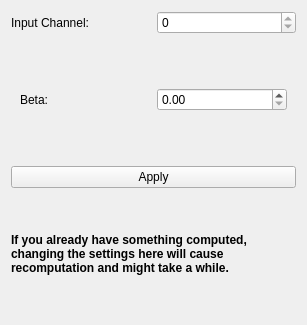
<?xml version="1.0" encoding="UTF-8"?>
<ui version="4.0">
 <class>Form</class>
 <widget class="QWidget" name="Form">
  <property name="geometry">
   <rect>
    <x>0</x>
    <y>0</y>
    <width>307</width>
    <height>325</height>
   </rect>
  </property>
  <property name="windowTitle">
   <string>Form</string>
  </property>
  <layout class="QVBoxLayout" name="verticalLayout">

   <item>
    <layout class="QHBoxLayout" name="horizontalLayout_5">
     <item>
      <widget class="QLabel" name="label_3">
       <property name="toolTip">
        <string>&lt;html&gt;&lt;head/&gt;&lt;body&gt;&lt;p&gt;Select the channel of the prediction images which you want to threshold. Look at &lt;span style=&quot; font-weight:600;&quot;&gt;&amp;quot;Selected input channel&amp;quot;&lt;/span&gt; layer for the results of this operation.&lt;/p&gt;&lt;/body&gt;&lt;/html&gt;</string>
       </property>
       <property name="text">
        <string>Input Channel:</string>
       </property>
      </widget>
     </item>
     <item>
      <widget class="QSpinBox" name="inputChannelSpinBox">
       <property name="toolTip">
        <string>&lt;html&gt;&lt;head/&gt;&lt;body&gt;&lt;p&gt;Select the channel of the input data which you want to threshold. Look at &lt;span style=&quot; font-weight:600;&quot;&gt;&amp;quot;Input Channel x&amp;quot;&lt;/span&gt; layer for the results of this operation.&lt;/p&gt;&lt;/body&gt;&lt;/html&gt;</string>
       </property>
       <property name="maximum">
        <number>0</number>
       </property>
      </widget>
     </item>
    </layout>
   </item>

   <item>
    <widget class="QWidget" name="beta">
     <attribute name="title">
      <string>Threshold</string>
     </attribute>
     <layout class="QHBoxLayout" name="horizontalLayout_4">
      <item>
       <layout class="QHBoxLayout" name="horizontalLayout_7">
        <item>
         <widget class="QLabel" name="label_6">
          <property name="text">
           <string>Beta:</string>
          </property>
         </widget>
        </item>
        <item>
         <widget class="QDoubleSpinBox" name="betaSpinBox">
          <property name="toolTip">
           <string>Threshold value</string>
          </property>
          <property name="maximum">
           <double>1.000000000000000</double>
          </property>
          <property name="singleStep">
           <double>0.010000000000000</double>
          </property>
         </widget>
        </item>
       </layout>
      </item>
     </layout>
    </widget>
   </item>

   <item>
    <widget class="QPushButton" name="applyButton">
     <property name="toolTip">
      <string>&lt;html&gt;&lt;head/&gt;&lt;body&gt;&lt;p&gt;Apply all the settings and compute results. If you want to see the final filtering results, don't forget to enable the &lt;span style=&quot; font-weight:600;&quot;&gt;&amp;quot;Final output&amp;quot;&lt;/span&gt; layer in the layer selection widget.&lt;/p&gt;&lt;/body&gt;&lt;/html&gt;</string>
     </property>
     <property name="text">
      <string>Apply</string>
     </property>
    </widget>
   </item>
   <item>
    <widget class="QLabel" name="label_4">
     <property name="font">
      <font>
       <weight>75</weight>
       <bold>true</bold>
      </font>
     </property>
     <property name="toolTip">
      <string>&lt;html&gt;&lt;head/&gt;&lt;body&gt;&lt;p&gt;The reason for the recomputation is that objects change shape if you change the settings of this applet. The object features have to be recalculated accordingly. Besides, if you have already annotated objects in one of the downstream applets, their labels have to be transfered to the new objects.&lt;/p&gt;&lt;/body&gt;&lt;/html&gt;</string>
     </property>
     <property name="text">
      <string>If you already have something computed,
changing the settings here will cause
recomputation and might take a while.</string>
     </property>
    </widget>
   </item>
  </layout>
  <zorder>applyButton</zorder>
  <zorder>label_4</zorder>
 </widget>
 <tabstops>
  <tabstop>inputChannelSpinBox</tabstop>
 </tabstops>
 <resources/>
 <connections/>
</ui>
